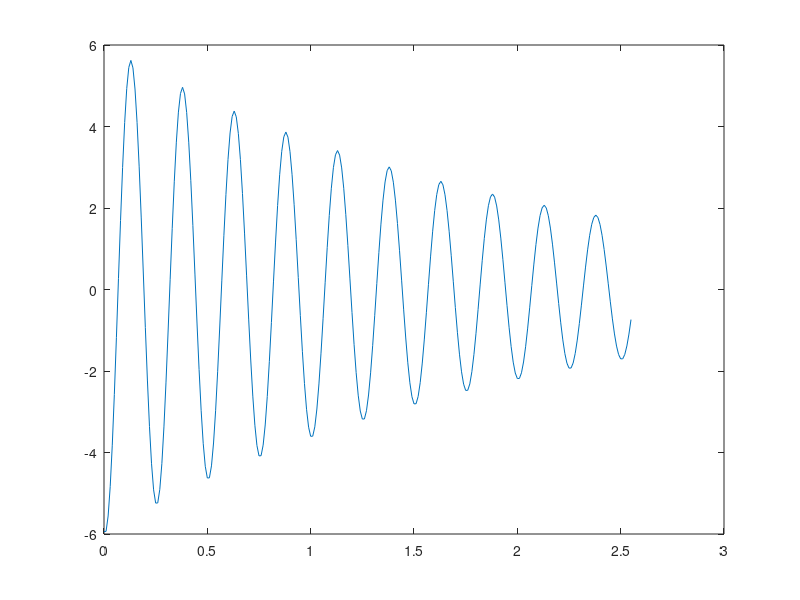
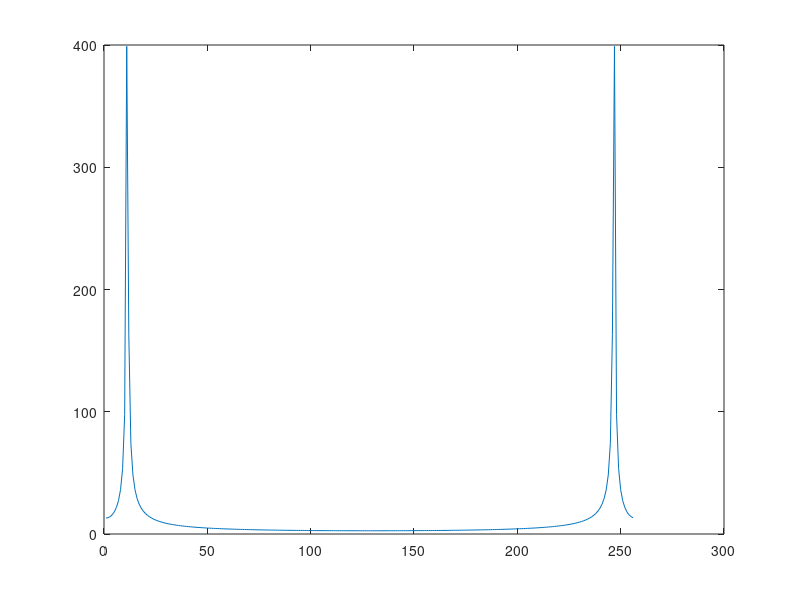

Write MATLAB code to recreate these figures, in order.
% sps_06_fftapps5_ipdft.m  - interpolowane DFT/FFT
clear all; close all;

% Sygnal testowy
N=256; fs=100;             % liczba probek, czestotliwosc probkowania [Hz]
Ax=6; dx=0.5; fx=4; px=3;  % amplituda, tlumienie, czestotliwosc, faza
dt=1/(fs); t=(0:N-1)*dt;   % chwile probkowania
x = Ax*exp(-dx*t).*cos(2*pi*fx*t+px); figure; plot(t,x); pause % generacja sygnalu

% Interpolowane DFT dla maksimum wartosci bezwzglednej widma 
Xw = fft(x); figure; plot(abs(Xw)), pause  % obliczenie DFT/FFT
[Xabs, ind] = max(abs(Xw(1:round(N/2))));  % znalezienie maksimum i jego polozenia
km1 = ind-1; k=ind; kp1 = ind+1;           % trzy probki w otoczeniu maksimum
dw = 2*pi/N; 	           % krok czestotliwosci w DFT
wkm1= (km1-1)*dw;	       % czestotliwosc katowa dla indeksu k-1
wk  = (k  -1)*dw;	       % czestotliwosc katowa dla indeksu k
wkp1= (kp1-1)*dw;	       % czestotliwosc katowa dla indeksu k+1
R = ( Xw(km1)-Xw(k) )/( Xw(k)-Xw(kp1) );                       % eq.()
r = ( -exp(-j*wk)+exp(-j*wkm1) )/( -exp(-j*wkp1)+exp(-j*wk) ); % eq.()
lambda = exp(j*wk)*(r-R)/( r*exp(-j*2*pi/N)-R*exp(j*2*pi/N) ); % eq.()
we = imag(log(lambda));    % obliczona czestotliwosc katowa
de = -real(log(lambda));   % obliczone tlumienie

fe = we*fs/(2*pi);         % cz. katowa --> czestotliwosc
de = de*fs;                % znormalizowane tlumienie (de/fs) --> tlumienie (de)

if round(1e6*R)==-1e6      % probkowanie KOHERENTNE, dx=0
   Ae = 2*abs(Xw(k))/N;    % obliczona amplituda
   pe = angle(Xw(k));      % obliczona faza
else                       % probkowanie NIEKOHERENTNE
   c = (1-lambda^N)/(1-lambda*exp(-j*wk));                     % eq.()
   c = 2*Xw(k)/c;                                              % eq.()
   Ae = abs(c);            % obliczona amplituda
   pe = angle(c);          % obliczona faza
end

result = [ Ae, de, fe, pe ],                      % wyniki
errors = [ Ae-Ax, de-dx, fe-fx, pe-px ], pause    % bledy
